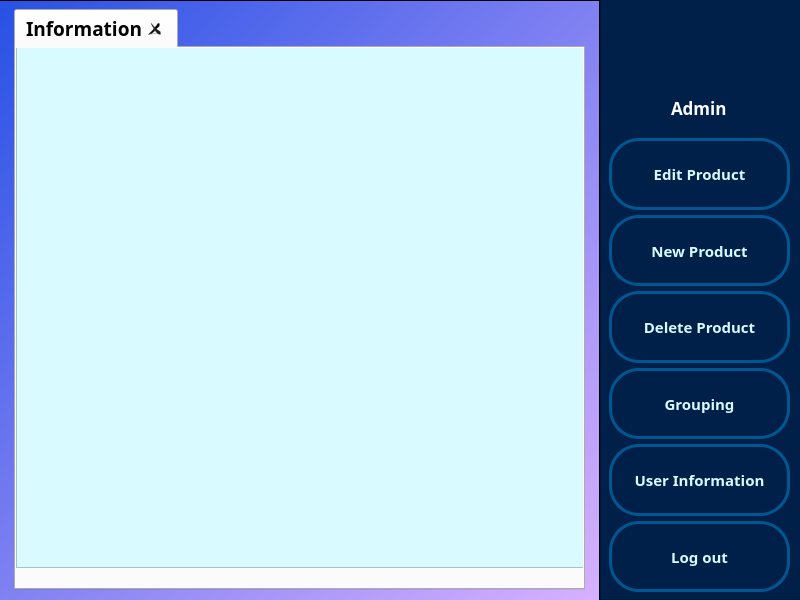
<?xml version="1.0" encoding="UTF-8"?>
<ui version="4.0">
 <class>Admin</class>
 <widget class="QDialog" name="Admin">
  <property name="geometry">
   <rect>
    <x>0</x>
    <y>0</y>
    <width>800</width>
    <height>600</height>
   </rect>
  </property>
  <property name="font">
   <font>
    <family>Kalameh Bold</family>
    <pointsize>14</pointsize>
    <weight>75</weight>
    <bold>true</bold>
   </font>
  </property>
  <property name="cursor">
   <cursorShape>OpenHandCursor</cursorShape>
  </property>
  <property name="windowTitle">
   <string>Dialog</string>
  </property>
  <widget class="QWidget" name="horizontalLayoutWidget">
   <property name="geometry">
    <rect>
     <x>600</x>
     <y>-1</y>
     <width>201</width>
     <height>601</height>
    </rect>
   </property>
   <layout class="QHBoxLayout" name="Menu_layout">
    <item>
     <widget class="QFrame" name="Menu_frame">
      <property name="styleSheet">
       <string notr="true">QFrame#Menu_frame{
background:#00204a;
}</string>
      </property>
      <property name="frameShape">
       <enum>QFrame::StyledPanel</enum>
      </property>
      <property name="frameShadow">
       <enum>QFrame::Raised</enum>
      </property>
      <widget class="QWidget" name="verticalLayoutWidget_2">
       <property name="geometry">
        <rect>
         <x>-1</x>
         <y>139</y>
         <width>201</width>
         <height>479</height>
        </rect>
       </property>
       <layout class="QVBoxLayout" name="menu_verticalLayout">
        <property name="spacing">
         <number>5</number>
        </property>
        <property name="leftMargin">
         <number>10</number>
        </property>
        <property name="rightMargin">
         <number>10</number>
        </property>
        <property name="bottomMargin">
         <number>25</number>
        </property>
        <item>
         <widget class="QPushButton" name="editproduct_button">
          <property name="sizePolicy">
           <sizepolicy hsizetype="Minimum" vsizetype="Minimum">
            <horstretch>0</horstretch>
            <verstretch>0</verstretch>
           </sizepolicy>
          </property>
          <property name="font">
           <font>
            <family>Kalameh Bold</family>
            <pointsize>11</pointsize>
            <weight>75</weight>
            <bold>true</bold>
           </font>
          </property>
          <property name="styleSheet">
           <string notr="true">QPushButton#editproduct_button{
background:#00204a;
border-radius:30px;
border: 3px solid #005792;
color:#d9faff;
}
QPushButton#editproduct_button:hover{
background:#00bbf0;
color:#00204a;
}</string>
          </property>
          <property name="text">
           <string>Edit Product</string>
          </property>
         </widget>
        </item>
        <item>
         <widget class="QPushButton" name="newproduct_button">
          <property name="sizePolicy">
           <sizepolicy hsizetype="Minimum" vsizetype="Minimum">
            <horstretch>0</horstretch>
            <verstretch>0</verstretch>
           </sizepolicy>
          </property>
          <property name="font">
           <font>
            <family>Kalameh Bold</family>
            <pointsize>11</pointsize>
            <weight>75</weight>
            <bold>true</bold>
           </font>
          </property>
          <property name="styleSheet">
           <string notr="true">QPushButton#newproduct_button{
background:#00204a;
border-radius:30px;
border: 3px solid #005792;
color:#d9faff;
}
QPushButton#newproduct_button:hover{
background:#00bbf0;
color:#00204a;
}</string>
          </property>
          <property name="text">
           <string>New Product</string>
          </property>
         </widget>
        </item>
        <item>
         <widget class="QPushButton" name="deleteproduct_button">
          <property name="sizePolicy">
           <sizepolicy hsizetype="Minimum" vsizetype="Minimum">
            <horstretch>0</horstretch>
            <verstretch>0</verstretch>
           </sizepolicy>
          </property>
          <property name="font">
           <font>
            <family>Kalameh Bold</family>
            <pointsize>11</pointsize>
            <weight>75</weight>
            <bold>true</bold>
           </font>
          </property>
          <property name="styleSheet">
           <string notr="true">QPushButton#deleteproduct_button{
background:#00204a;
border-radius:30px;
border: 3px solid #005792;
color:#d9faff;
}
QPushButton#deleteproduct_button:hover{
background:#00bbf0;
color:#00204a;
}</string>
          </property>
          <property name="text">
           <string>Delete Product</string>
          </property>
         </widget>
        </item>
        <item>
         <widget class="QPushButton" name="grouping_button">
          <property name="sizePolicy">
           <sizepolicy hsizetype="Minimum" vsizetype="Minimum">
            <horstretch>0</horstretch>
            <verstretch>0</verstretch>
           </sizepolicy>
          </property>
          <property name="font">
           <font>
            <family>Kalameh Bold</family>
            <pointsize>11</pointsize>
            <weight>75</weight>
            <bold>true</bold>
           </font>
          </property>
          <property name="styleSheet">
           <string notr="true">QPushButton#grouping_button{
background:#00204a;
border-radius:30px;
border: 3px solid #005792;
color:#d9faff;
}
QPushButton#grouping_button:hover{
background:#00bbf0;
color:#00204a;
}</string>
          </property>
          <property name="text">
           <string>Grouping</string>
          </property>
         </widget>
        </item>
        <item>
         <widget class="QPushButton" name="userinformation_button">
          <property name="sizePolicy">
           <sizepolicy hsizetype="Minimum" vsizetype="Minimum">
            <horstretch>0</horstretch>
            <verstretch>0</verstretch>
           </sizepolicy>
          </property>
          <property name="font">
           <font>
            <family>Kalameh Bold</family>
            <pointsize>11</pointsize>
            <weight>75</weight>
            <bold>true</bold>
           </font>
          </property>
          <property name="styleSheet">
           <string notr="true">QPushButton#userinformation_button{
background:#00204a;
border-radius:30px;
border: 3px solid #005792;
color:#d9faff;
}
QPushButton#userinformation_button:hover{
background:#00bbf0;
color:#00204a;

}</string>
          </property>
          <property name="text">
           <string>User Information</string>
          </property>
         </widget>
        </item>
        <item>
         <widget class="QPushButton" name="logout_button">
          <property name="sizePolicy">
           <sizepolicy hsizetype="Minimum" vsizetype="Minimum">
            <horstretch>0</horstretch>
            <verstretch>0</verstretch>
           </sizepolicy>
          </property>
          <property name="font">
           <font>
            <family>Kalameh Bold</family>
            <pointsize>11</pointsize>
            <weight>75</weight>
            <bold>true</bold>
           </font>
          </property>
          <property name="styleSheet">
           <string notr="true">QPushButton#logout_button{
background:#00204a;
border-radius:30px;
border: 3px solid #005792;
color:#d9faff;
}
QPushButton#logout_button:hover{
background:#00bbf0;
color:#00204a;

}</string>
          </property>
          <property name="text">
           <string>Log out</string>
          </property>
         </widget>
        </item>
       </layout>
      </widget>
      <widget class="QPushButton" name="editprofile_button">
       <property name="geometry">
        <rect>
         <x>135</x>
         <y>95</y>
         <width>31</width>
         <height>25</height>
        </rect>
       </property>
       <property name="styleSheet">
        <string notr="true">QPushButton#editprofile_button{
background:#00204a;
border-radius:30px;
border: 0px solid #005792;
}
</string>
       </property>
       <property name="text">
        <string/>
       </property>
       <property name="icon">
        <iconset>
         <normaloff>D:/grocery_store/grocery_store/assets/icons/pencil.png</normaloff>D:/grocery_store/grocery_store/assets/icons/pencil.png</iconset>
       </property>
       <property name="iconSize">
        <size>
         <width>15</width>
         <height>15</height>
        </size>
       </property>
      </widget>
      <widget class="QLabel" name="username_label">
       <property name="geometry">
        <rect>
         <x>71</x>
         <y>90</y>
         <width>66</width>
         <height>37</height>
        </rect>
       </property>
       <property name="font">
        <font>
         <family>Kalameh ExtraBold</family>
         <pointsize>13</pointsize>
         <weight>75</weight>
         <bold>true</bold>
        </font>
       </property>
       <property name="styleSheet">
        <string notr="true">QLabel#username_label{
color:white;
}</string>
       </property>
       <property name="text">
        <string>Admin</string>
       </property>
      </widget>
      <widget class="QLabel" name="profilephoto_label">
       <property name="geometry">
        <rect>
         <x>69</x>
         <y>19</y>
         <width>64</width>
         <height>64</height>
        </rect>
       </property>
       <property name="text">
        <string/>
       </property>
       <property name="pixmap">
        <pixmap resource="assets.qrc">:/icons/D:/grocery_store/grocery_store/assets/icons/management.png</pixmap>
       </property>
      </widget>
     </widget>
    </item>
   </layout>
  </widget>
  <widget class="QTabWidget" name="tabWidget">
   <property name="enabled">
    <bool>true</bool>
   </property>
   <property name="geometry">
    <rect>
     <x>14</x>
     <y>9</y>
     <width>571</width>
     <height>581</height>
    </rect>
   </property>
   <property name="tabPosition">
    <enum>QTabWidget::North</enum>
   </property>
   <property name="tabShape">
    <enum>QTabWidget::Rounded</enum>
   </property>
   <property name="currentIndex">
    <number>0</number>
   </property>
   <property name="iconSize">
    <size>
     <width>16</width>
     <height>16</height>
    </size>
   </property>
   <property name="elideMode">
    <enum>Qt::ElideNone</enum>
   </property>
   <property name="tabsClosable">
    <bool>true</bool>
   </property>
   <property name="movable">
    <bool>true</bool>
   </property>
   <property name="tabBarAutoHide">
    <bool>false</bool>
   </property>
   <widget class="QWidget" name="tab">
    <attribute name="icon">
     <iconset>
      <normaloff>D:/grocery_store/grocery_store/assets/icons/TabIcon/information.png</normaloff>D:/grocery_store/grocery_store/assets/icons/TabIcon/information.png</iconset>
    </attribute>
    <attribute name="title">
     <string>Information</string>
    </attribute>
    <widget class="QFrame" name="frame">
     <property name="geometry">
      <rect>
       <x>0</x>
       <y>-1</y>
       <width>571</width>
       <height>521</height>
      </rect>
     </property>
     <property name="styleSheet">
      <string notr="true">#frame{
background:#d9faff
}</string>
     </property>
     <property name="frameShape">
      <enum>QFrame::StyledPanel</enum>
     </property>
     <property name="frameShadow">
      <enum>QFrame::Raised</enum>
     </property>
    </widget>
   </widget>
  </widget>
  <widget class="QFrame" name="bg_frame">
   <property name="geometry">
    <rect>
     <x>-1</x>
     <y>0</y>
     <width>601</width>
     <height>601</height>
    </rect>
   </property>
   <property name="styleSheet">
    <string notr="true">#bg_frame{
background:qlineargradient(spread:pad, x1:0, y1:0, x2:1, y2:1, stop:0 rgba(39, 81, 229, 255), stop:1 rgba(216, 177, 255, 255));
}</string>
   </property>
   <property name="frameShape">
    <enum>QFrame::StyledPanel</enum>
   </property>
   <property name="frameShadow">
    <enum>QFrame::Raised</enum>
   </property>
  </widget>
  <zorder>bg_frame</zorder>
  <zorder>horizontalLayoutWidget</zorder>
  <zorder>tabWidget</zorder>
 </widget>
 <resources>
  <include location="assets.qrc"/>
 </resources>
 <connections/>
</ui>
